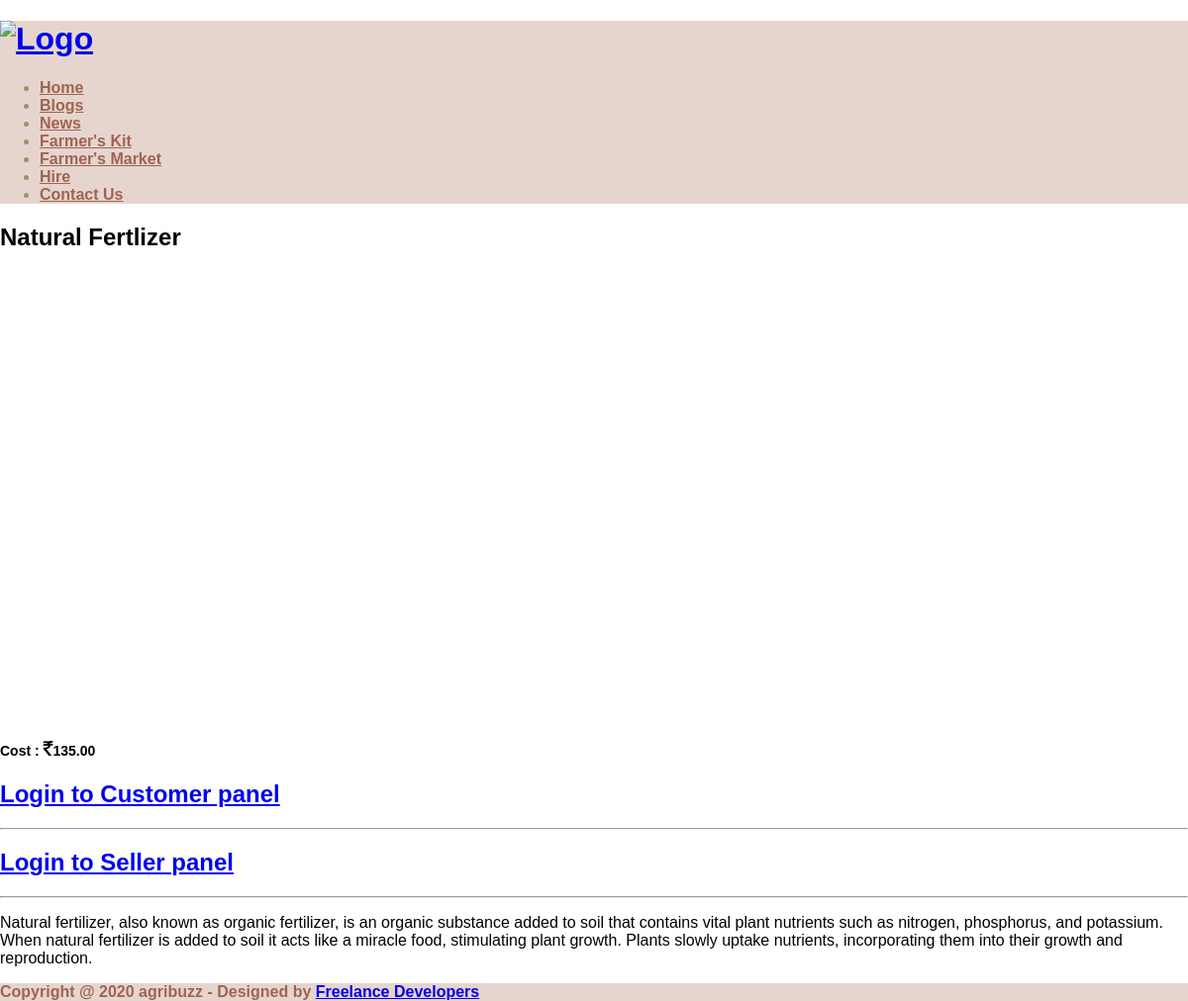
Screenshot of /displayproductsdetailed.php?productid=1 with the database file from the repository.
### tables this page shows
CREATE TABLE IF NOT EXISTS `selling_product` (
`selling_prod_id` int(10) NOT NULL,
  `category_id` int(10) NOT NULL,
  `product_name` varchar(25) NOT NULL,
  `product_description` text NOT NULL,
  `product_img1` varchar(100) NOT NULL,
  `product_img2` varchar(100) NOT NULL,
  `product_img3` varchar(100) NOT NULL,
  `product_img4` varchar(100) NOT NULL,
  `product_img5` varchar(100) NOT NULL,
  `quantity_type` varchar(50) NOT NULL,
  `cost` float(10,2) NOT NULL,
  `status` varchar(10) NOT NULL
);

### productslider.php (the view, shortened to what this page needs)
<?php
include("dbconnection.php");
?>
<body style="padding:0px; margin:0px; background-color:#fff;font-family:Arial, sans-serif">
<?php
    $sqlslider = "SELECT * FROM selling_product WHERE selling_prod_id='$_GET[productid]'";
  	$qsqlslider = mysqli_query($con,$sqlslider);
  ?>

### displayproductsdetailed.php (shortened to what this page needs)
<?php
include("header.php");
include("dbconnection.php");
?>
<div id="featured">
			<div class="container">
				<div class="row">
					<div class="9u">
<?php
$sql = "SELECT * FROM selling_product WHERE selling_prod_id='$_GET[productid]'";
$qsql = mysqli_query($con,$sql);
$rs = mysqli_fetch_array($qsql);
?>
						<section>
							<header>
								<h2><?php echo $rs[product_name]; ?></h2>
							</header>
<?php
include("productslider.php");
?>
<section>
     <p><strong style="font-size:14px;">Cost :  <?php echo $rupeesymbol; ?><?php echo $rs[cost]; ?></strong> <strong></strong></p>
</section>
<section>
    <header>
    <?php
	if(isset($_SESSION[customerid]) || isset($_SESSION[sellerid]))
	{
	?>
        <h2><a href='displaycart.php?prodid=<?php echo $rs[0]; ?>&prodcost=<?php echo $rs[cost]; ?>'>Add to Cart</a></h2>
     <?php
	}
	else
	{
	?>
<h2><a href='customerloginpanel.php?pagename=<?php echo basename($_SERVER['PHP_SELF']); ?>&productid=<?php echo $_GET[productid]; ?>'>Login to Customer panel</a></h2>
        <hr>
<h2><a href='sellerloginpanel.php?pagename=<?php echo basename($_SERVER['PHP_SELF']); ?>&productid=<?php echo $_GET[productid]; ?>'>Login to Seller panel</a></h2><hr>
    <?php
	}
	?>
    </header>
</section>
							<p><?php echo $rs[product_description]; ?></p>
						</section>
					</div>
				</div>
			</div>
		</div>
<?php include("footer.php");?>

### rows the page displays
selling_product: product_name "Natural Fertlizer", cost "135.00", product_description "Natural fertilizer, also known as organic fertilizer, is an organic substance added to soil that contains vital plant nutrients such as nitrogen, phosphorus, and potassium. When natural fertilizer is added to soil it acts like a miracle food, stimulating plant growth. Plants slowly uptake nutrients, incorporating them into their growth and reproduction."

### other values shown
date(Y) "2020"
